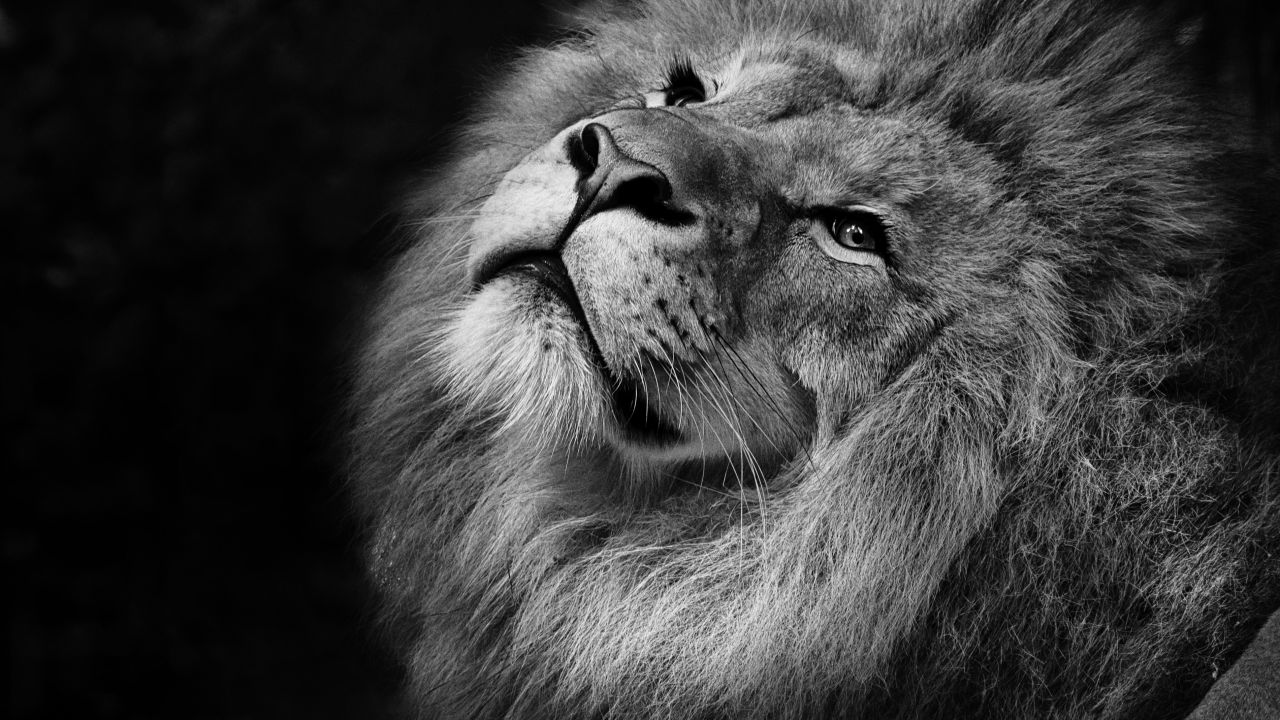
#> input picture resource/HW2_img/image-prob8.jpg, 1280 x 720 px, found by its file name
$ python 8.py
#> lines starting #> are read from the running program, lines starting #| are printed output that depends on the picture; after the words box and inside, x2 and y2 are one past the last pixel; in counts of white or black regions, pixels touching at a corner belong together
import cv2
import numpy as np
import matplotlib.pyplot as plt


def load_image(path):
    """加载图像并转换为双精度灰度图"""
#> called with path = './resource/HW2_img/image-prob8.jpg'
    img = cv2.imread(path, cv2.IMREAD_GRAYSCALE)
#> img is the input picture: shape (720, 1280); min 0, max 255, mean 58.8
    if img is None:
        raise FileNotFoundError(f"无法加载图像: {path}")
    return img.astype(np.float64)


def compress_by_magnitude(img, retain_pct):
    """
    基于幅度阈值保留指定百分比的傅里叶系数
    :param img: 输入图像 (float64)
    :param retain_pct: 保留系数百分比
    :return: 重建后的图像
    """
    # 计算二维FFT并移频
    F = np.fft.fft2(img)
    F_shifted = np.fft.fftshift(F)

    # 计算幅度并展平
    magnitudes = np.abs(F_shifted)
    flat_mag = magnitudes.ravel()
    total = flat_mag.size

    # 计算需要保留的系数个数 (至少保留1个)
    k = max(1, int(np.ceil(retain_pct / 100.0 * total)))

    # 找到第k大的幅度阈值
    threshold = np.partition(flat_mag, -k)[-k]

    # 保留幅度大于等于阈值的系数
    mask = magnitudes >= threshold
    F_compressed = F_shifted * mask

    # 逆变换并取实部
    F_ishift = np.fft.ifftshift(F_compressed)
    img_recon = np.real(np.fft.ifft2(F_ishift))

    # 裁剪到有效范围
    img_recon = np.clip(img_recon, 0, 255)
    return img_recon


def calculate_mae(original, reconstructed):
    """计算平均绝对误差 MAE"""
    return np.mean(np.abs(original - reconstructed))


def circular_lowpass_mask(shape, target_count):
    """
    创建圆形理想低通滤波器掩码，保留指定数量的系数
    :param shape: 图像尺寸 (H, W)
    :param target_count: 需要保留的系数个数
    :return: 布尔型掩码
    """
    rows, cols = shape
    crow, ccol = rows // 2, cols // 2

    # 生成坐标网格并计算到中心的欧氏距离
    y, x = np.ogrid[:rows, :cols]
    distances = np.sqrt((y - crow) ** 2 + (x - ccol) ** 2)
    flat_dist = distances.ravel()

    if target_count >= flat_dist.size:
        return np.ones(shape, dtype=bool)

    # 找到target_count个最近点的距离阈值
    r = np.partition(flat_dist, target_count - 1)[target_count - 1]
    mask = distances <= r

    # 处理边界上的重复距离，确保保留数量精确
    current_count = np.sum(mask)
    if current_count > target_count:
        boundary = distances == r
        boundary_idx = np.argwhere(boundary)
        remove = current_count - target_count
        to_remove = boundary_idx[:remove]
        mask[to_remove[:, 0], to_remove[:, 1]] = False

    return mask


def part1(img):
    """第一部分：生成2x2对比图"""
    percentages = [5, 1, 0.2]
    fig, axes = plt.subplots(2, 2, figsize=(12, 12))

    # 原始图像
    axes[0, 0].imshow(img, cmap='gray', vmin=0, vmax=255)
    axes[0, 0].set_title('Original Image')
    axes[0, 0].axis('off')

    # 重建图像
    for i, pct in enumerate(percentages):
        row = (i + 1) // 2
        col = (i + 1) % 2
        recon = compress_by_magnitude(img, pct)
        axes[row, col].imshow(recon, cmap='gray', vmin=0, vmax=255)
        axes[row, col].set_title(f'Reconstructed ({pct}% coefficients)')
        axes[row, col].axis('off')
#> this loop made 3 passes
#> threshold in compress_by_magnitude on passes 1 to 3: 37964, 78120.3, 194432.4
#> pass 1, in compress_by_magnitude, `mask = magnitudes >= threshold`:
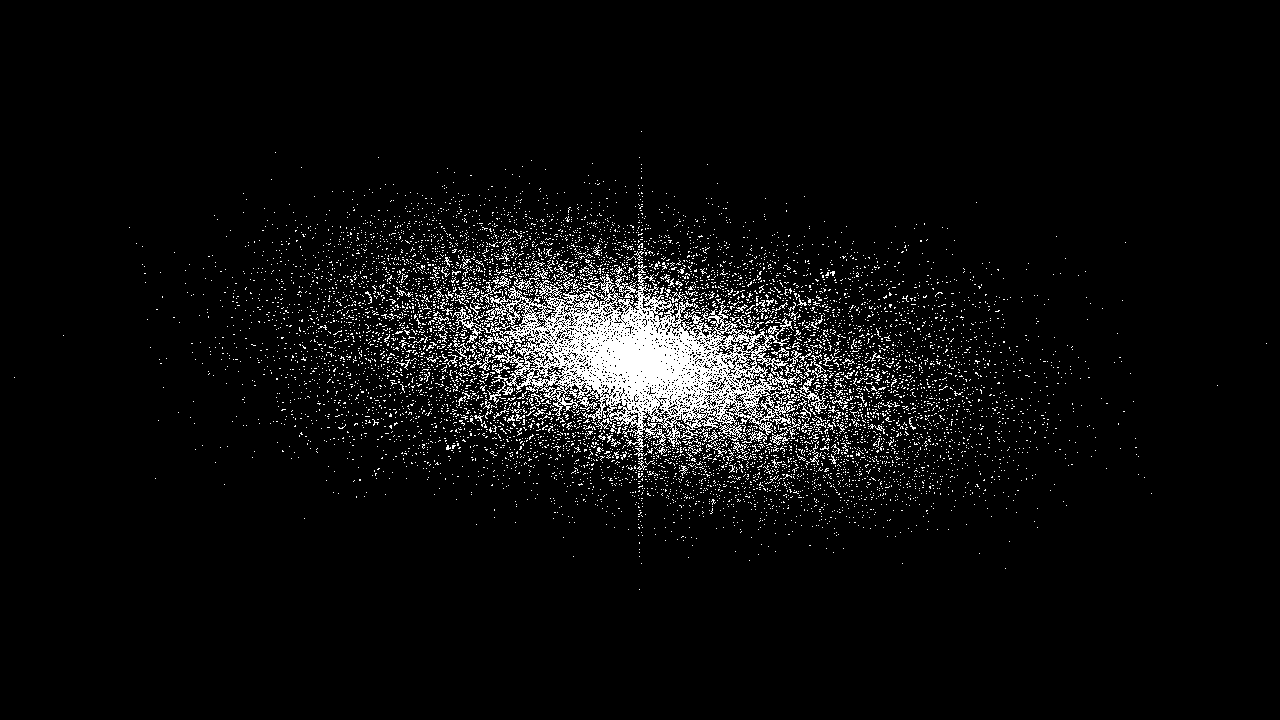
#> mask: shape (720, 1280) bool; 5% white in thin lines or dots, all inside (x1, y1, x2, y2) = (14, 131, 1267, 590)

    plt.tight_layout()
    plt.show()
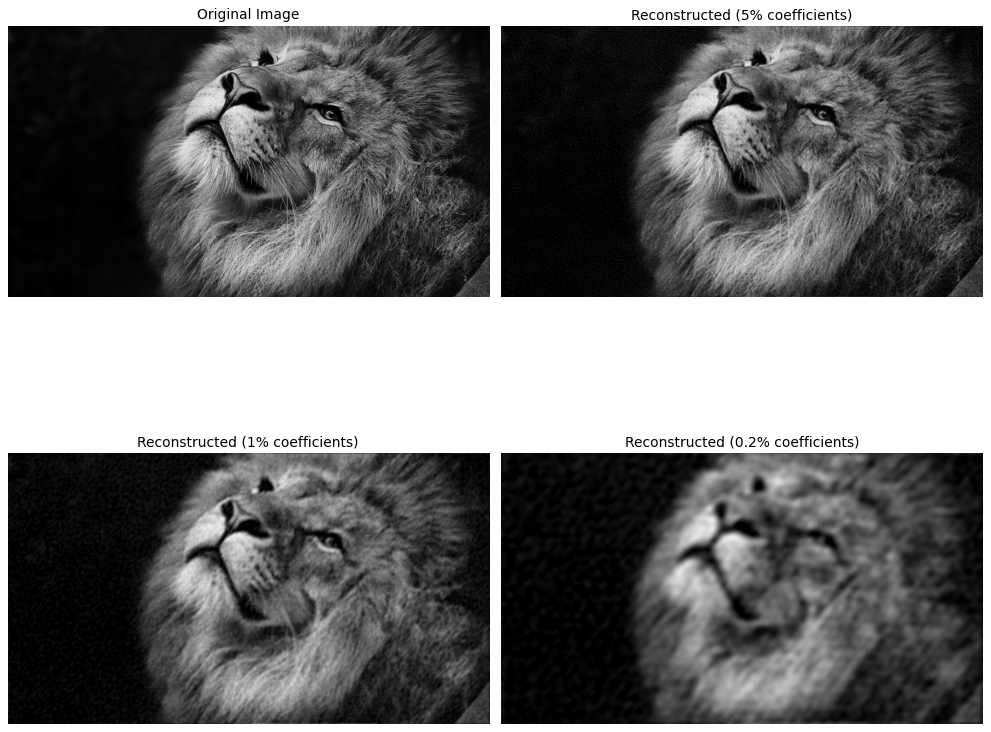
#> figure drawn by matplotlib, 4 panels


def part2(img):
    """第二部分：MAE随保留比例变化曲线"""
    percentages = [0.1, 0.5, 1, 2, 5, 10, 20, 50, 100]
    maes = []

    for pct in percentages:
        recon = compress_by_magnitude(img, pct)
        mae = calculate_mae(img, recon)
        maes.append(mae)
        print(f"Retention {pct}%: MAE = {mae:.4f}")
#> this loop made 9 passes
#> (threshold in compress_by_magnitude, mae) on passes 1 to 9: (312778.7, 14.78), (112736.2, 12.38), (78120.3, 11.58), (56941.6, 10.73), (37964, 9.35), (27395.9, 7.96), (18842.5, 6.15), (8829.7, 2.91), (3.56, 1.46e-14)
#| Retention 0.1%: MAE = 14.7775
#| Retention 0.5%: MAE = 12.3772
#| Retention 1%: MAE = 11.5761
#| Retention 2%: MAE = 10.7309
#| Retention 5%: MAE = 9.3527
#| Retention 10%: MAE = 7.9591
#| Retention 20%: MAE = 6.1470
#| Retention 50%: MAE = 2.9086
#> (further printed lines are left out)
#> after the loop, maes = [14.78, 12.38, 11.58, 10.73, 9.35, 7.96, 6.15, 2.91, 1.46e-14]

    plt.figure(figsize=(8, 6))
    plt.semilogx(percentages, maes, marker='o', linestyle='-', color='b')
    plt.xlabel('Retention Percentage (%)')
    plt.ylabel('Mean Absolute Error (MAE)')
    plt.title('MAE vs. Coefficient Retention Percentage')
    plt.grid(True, which='both', linestyle='--', alpha=0.7)

    # 添加对误差的描述
    # desc = (
    #     "As retention drops below 5%, MAE increases rapidly.\n"
    #     "The degradation is approximately exponential because\n"
    #     "image energy is concentrated in a few coefficients."
    # )
    # plt.text(0.15, 0.85, desc, transform=plt.gca().transAxes,
    #          fontsize=10, verticalalignment='top',
    #          bbox=dict(boxstyle='round', facecolor='wheat', alpha=0.5))

    plt.tight_layout()
    plt.show()
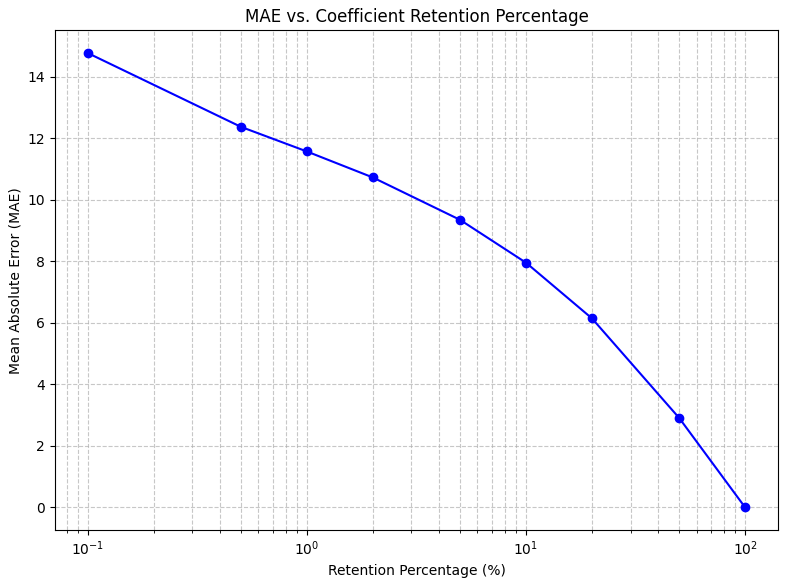
#> figure drawn by matplotlib, 1 panel


def part3(img):
    """第三部分：幅度阈值 vs 低通滤波器对比"""
    F = np.fft.fft2(img)
    F_shifted = np.fft.fftshift(F)
    magnitudes = np.abs(F_shifted)
    total = magnitudes.size
#> total = 921600

    # 1% 幅度阈值
    target_count = int(np.ceil(1.0 / 100.0 * total))
#> target_count = 9216
    flat_mag = magnitudes.ravel()
    threshold = np.partition(flat_mag, -target_count)[-target_count]
#> threshold = 78120.3
    mask_mag = magnitudes >= threshold
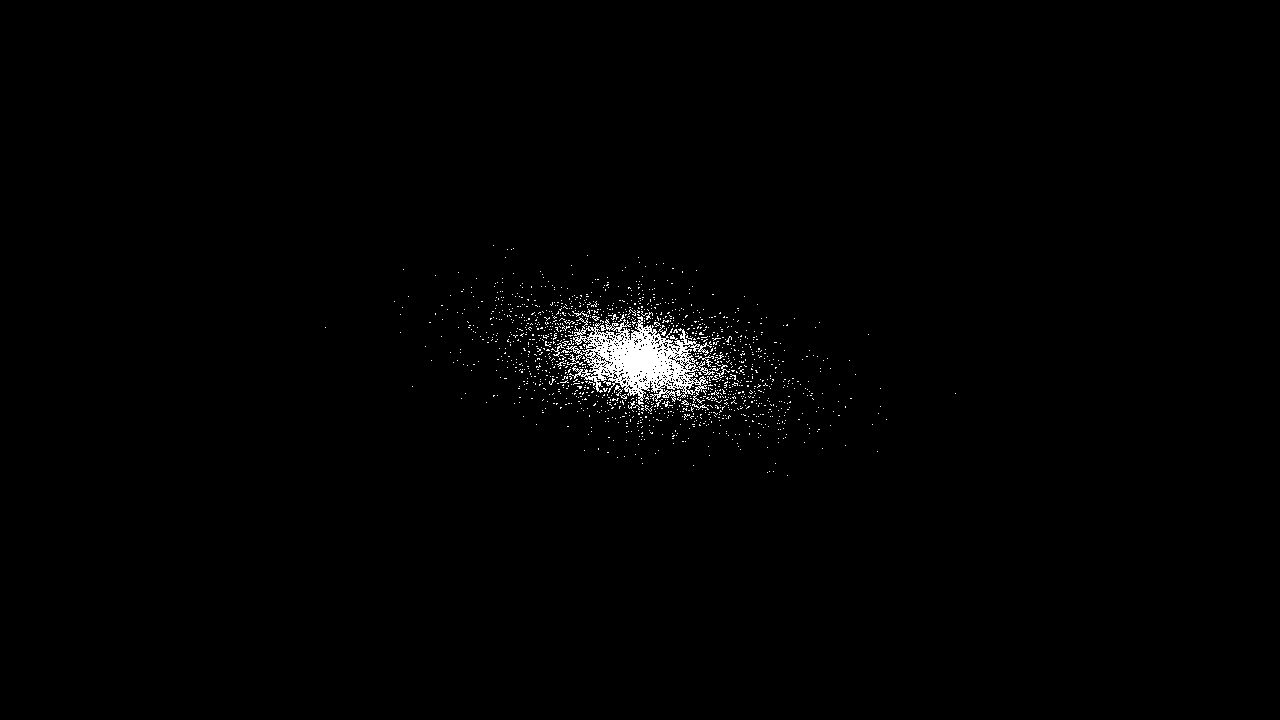
#> mask_mag: shape (720, 1280) bool; 1% white; 1341 white regions (1330 under 20 px), largest, box (x1, y1, x2, y2) and area: (566, 316, 715, 405) 5881, (567, 354, 586, 366) 53, (695, 355, 714, 367) 53
    actual_count = np.sum(mask_mag)
#> actual_count = 9217

    # 使用实际保留数量重建（幅度阈值）
    F_mag = F_shifted * mask_mag
    img_mag = np.real(np.fft.ifft2(np.fft.ifftshift(F_mag)))
    img_mag = np.clip(img_mag, 0, 255)

    # 相同数量的圆形低通滤波器
    mask_lp = circular_lowpass_mask(img.shape, int(actual_count))
#> mask_lp: shape (720, 1280) bool; 1% white; 1 white region, box (x1, y1, x2, y2) and area: (586, 306, 695, 415) 9217
    F_lp = F_shifted * mask_lp
    img_lp = np.real(np.fft.ifft2(np.fft.ifftshift(F_lp)))
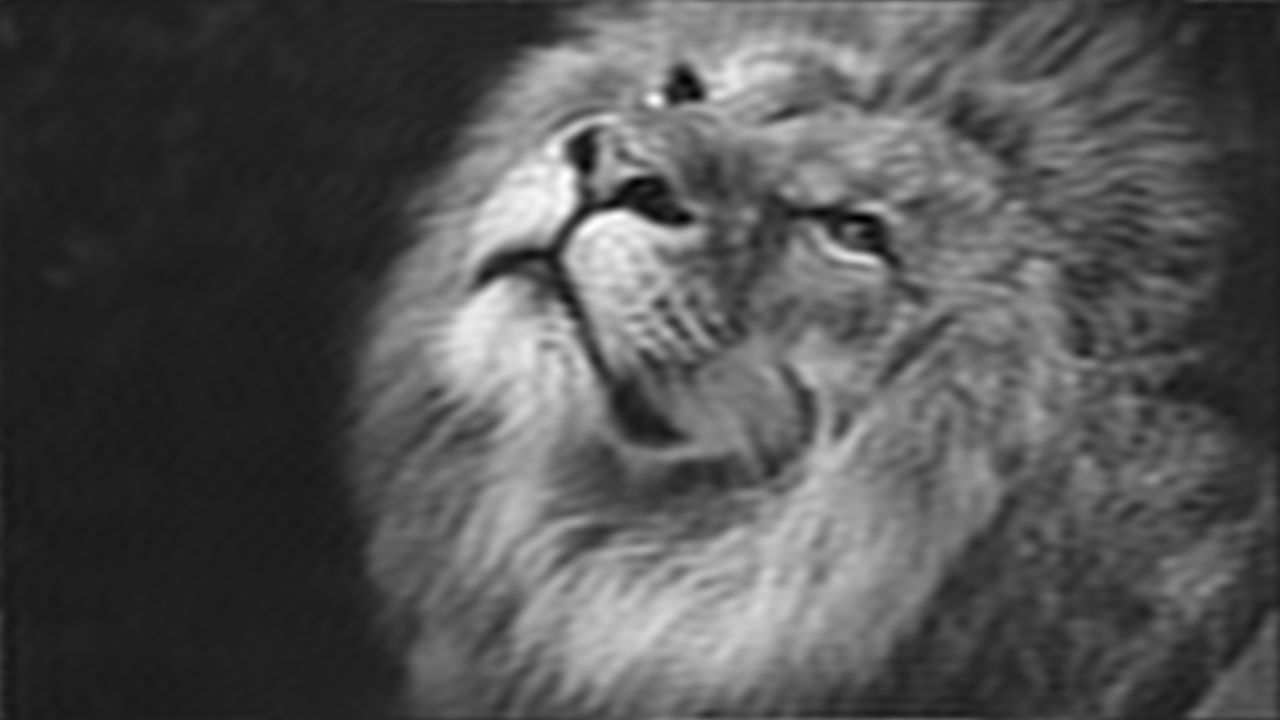
#> img_lp: shape (720, 1280) float64; min -29.92, max 242.9, mean 58.8; drawn with min black and max white
    img_lp = np.clip(img_lp, 0, 255)

    fig, axes = plt.subplots(1, 2, figsize=(12, 6))

    axes[0].imshow(img_mag, cmap='gray', vmin=0, vmax=255)
    axes[0].set_title(f'1% Magnitude Threshold ({actual_count} coeffs)')
    axes[0].axis('off')

    axes[1].imshow(img_lp, cmap='gray', vmin=0, vmax=255)
    axes[1].set_title(f'1% Low-Pass Filter ({actual_count} coeffs)')
    axes[1].axis('off')

    plt.tight_layout()
    plt.show()

    # 输出分析
    print("\nPart 3 Analysis:")
    print("The magnitude thresholding produces a sharper image.")
    print("Mathematical explanation:")
    print("- High-frequency components represent edges, textures, and fine details.")
    print("- Magnitude thresholding retains significant high-frequency coefficients,")
    print("  preserving important edges regardless of their spatial frequency.")
    print("- Low-pass filtering discards ALL high-frequency components beyond the cutoff,")
    print("  causing blurring because edge information (high freq) is removed uniformly.")


def main():
    image_path = "./resource/HW2_img/image-prob8.jpg"
    img = load_image(image_path)

    print("Running Part 1...")
    part1(img)

    print("Running Part 2...")
    part2(img)

    print("Running Part 3...")
    part3(img)


if __name__ == "__main__":
    main()
